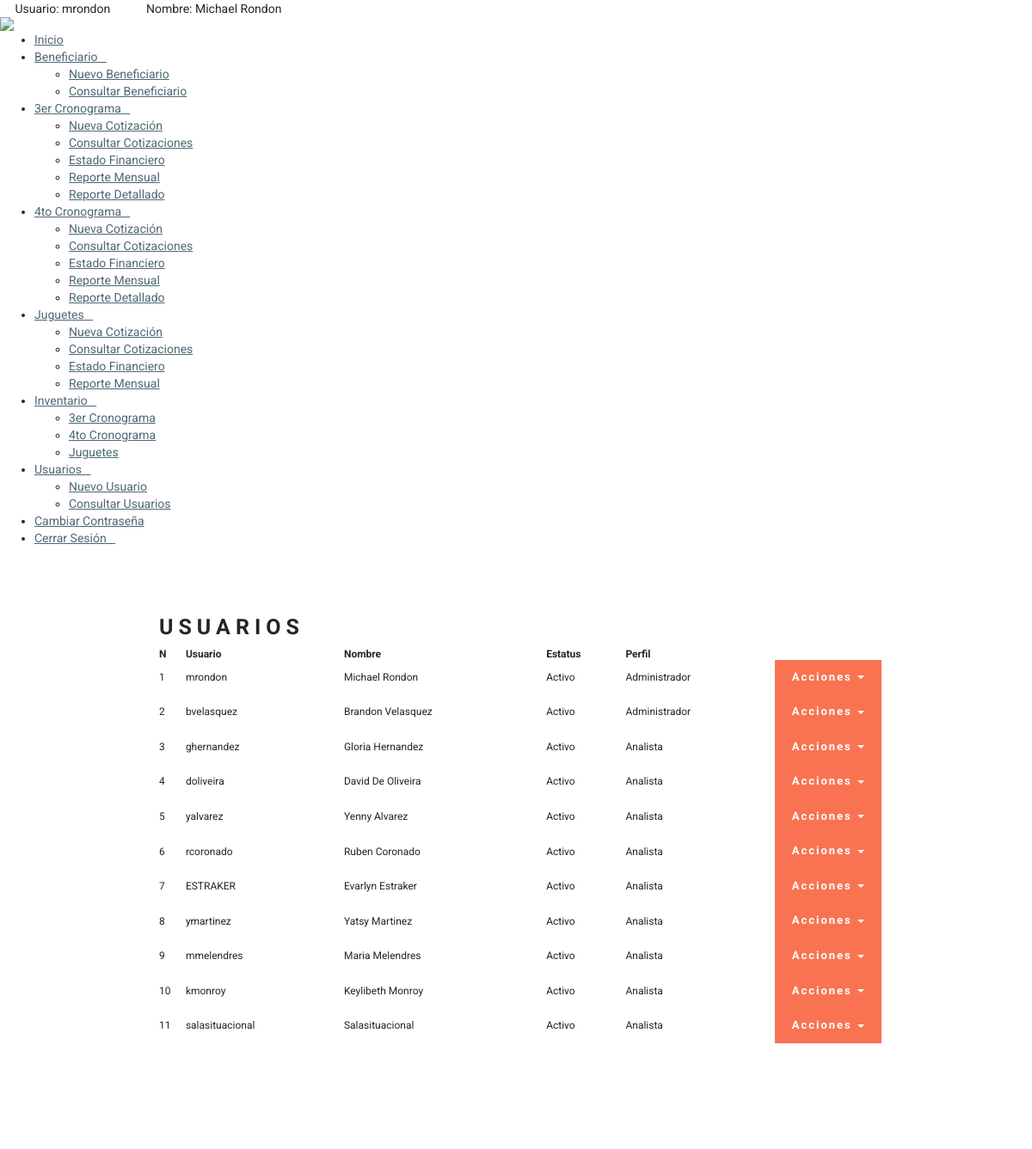
Page /?view=user (signed in) on the committed database.
### tables this page shows
CREATE TABLE `usuarios` (
  `id_usuario` bigint(20) NOT NULL,
  `user` varchar(100) NOT NULL,
  `nombre` varchar(100) NOT NULL,
  `password` varchar(100) NOT NULL,
  `id_status` tinyint(4) NOT NULL,
  `id_perfil` int(11) NOT NULL
);

CREATE TABLE `status` (
  `id_status` int(11) NOT NULL,
  `status` varchar(20) NOT NULL
);

CREATE TABLE `perfiles` (
  `id_perfil` tinyint(4) NOT NULL,
  `perfil` varchar(30) NOT NULL
);

### core/bin/functions/Users.php (called while the page is built, shortened)
<?php
	function Users(){
		$db=new Conexion();
		$sql=$db->query("SELECT * FROM usuarios;");
		if($db->rows($sql)>0){
			while($data=$db->recorrer($sql)){
				$users[$data['id_usuario']]=$data;
			}
		}else{
			$users=$_SESSION['users'];
		}
		return $_SESSION['users'];
	}
?>

### core/core.php (called while the page is built, shortened)
<?php
	require('core/models/classConexion.php');
	require('core/bin/functions/Perfiles.php');
	require('core/bin/functions/Users.php');
	require('core/bin/functions/Status.php');
	$_perfil=Perfiles();
	$_users=Users();
	$_status=Status();
?>

### core/models/classConexion.php (called while the page is built, shortened)
<?php
	class Conexion extends mysqli{
		public function rows($query){
			return mysqli_num_rows($query);
		}
		public function liberar($query){
			return mysqli_free_result($query);
		}
		public function recorrer($query){
			return mysqli_fetch_array($query);
		}
	}
?>

### core/bin/functions/Status.php (called while the page is built, shortened)
<?php
	function Status(){
		$db=new Conexion();
		$sql=$db->query("SELECT * FROM status;");
		if($db->rows($sql)>0){
			while($data=$db->recorrer($sql)){
				$_status[$data['id_status']]=$data;
			}
		}else{
			$_status=false;
		}
		return $_status;
	}
?>

### core/bin/functions/Perfiles.php (called while the page is built, shortened)
<?php
	function Perfiles(){
		$db=new Conexion();
		$sql=$db->query("SELECT * FROM perfiles;");
		if($db->rows($sql)>0){
			while($data=$db->recorrer($sql)){
				$_perfil[$data['id_perfil']]=$data;
			}
		}else{
			$_perfil=false;
		}
		return $_perfil;
	}
?>

### html/user/allUser.php (the view, shortened to what this page needs)
<?php
	include(HTML_DIR."overall/header.php");
	include(HTML_DIR."overall/menu.php");
?>
<body>
	<div class="container-fluid" style="margin-left: 170px; padding-top: 50px;">
		<div class="mbr-header mbr-header--center mbr-header--std-padding">
		    <h2 class="mbr-header__text">USUARIOS</h2>
		</div>
		<table id="tabla" class="display" cellspacing="0" width="100%" style="font-size: 12px;">
			<thead>
				<tr>
					<th>N</th>
					<th>Usuario</th>
					<th>Nombre</th>
					<th>Estatus</th>
					<th>Perfil</th>
					<th></th>
				</tr>
			</thead>
			<tbody>
				<?php
					$contador=1;
					foreach ($_SESSION['users'] as $user) {
						?>
							<tr>
								<td><?php echo $contador;?></td>
								<td><?php echo $user['user'];?></td>
								<td><?php echo $user['nombre'];?></td>
								<td><?php echo $_status[$user['id_status']]['status'];?></td>
								<td><?php echo $_perfil[$user['id_perfil']]['perfil'];?></td>
								<td>
									<div class="dropdown">
	  									<button class="btn btn-danger dropdown-toggle" type="button" id="dropdownMenu1" data-toggle="dropdown" aria-haspopup="true" aria-expanded="true">
	    									Acciones
	    									<span class="caret"></span>
	  									</button>
									</div>
								</td>
							</tr>
						<?php
						$contador++;
					}
				?>
			</tbody>
		</table>
	</div>
	<br><br>
	<?php
		include(HTML_DIR."overall/footer.php");
	?>
</body>
</html>

### index.php
<?php
	require('core/core.php');
	if(isset($_SESSION['app_id'])){
		if(isset($_GET['view'])){
			if(file_exists('core/controllers/'.strtolower($_GET['view']).'Controller.php')){
				include('core/controllers/'.strtolower($_GET['view']).'Controller.php');
			}else{
				include('core/controllers/errorController.php');
			}
		}else{
			include('core/controllers/indexController.php');
		}
	}else{
		include('core/controllers/loginController.php');
	}
?>

### core/controllers/userController.php (shortened to what this page needs)
<?php
	if(isset($_SESSION['app_id']) AND $_users[$_SESSION['app_id']]['id_perfil']==1){
		switch (isset($_GET['mode']) ? $_GET['mode'] : null){
			default:
				include(HTML_DIR.'user/allUser.php');
				break;
		}
	}else{
		header('location: ?view=index');
	}
?>

### html/overall/header.php (shortened to what this page needs)
<head>
	<link rel="stylesheet" href="views/bootstrap/css/bootstrap.css">
	<link rel="stylesheet" href="views/animate.css/animate.min.css">
	<link rel="stylesheet" href="views/mobirise/css/style.css">
	<link rel="stylesheet" href="views/dropdown-menu/style.css">
	<link rel="stylesheet" href="views/mobirise/css/mbr-additional.css" type="text/css">
	<link rel="stylesheet" href="views/app/css/menu.css" type="text/css">
	<link rel="stylesheet" href="views/app/css/format.css" type="text/css">
	<link rel="stylesheet" href="views/fontawesome/css/fonts.css" type="text/css">
	<link rel="stylesheet" href="views/app/css/jquery.dataTables.css">
	<link rel='stylesheet' href='views/app/css/sweetalert.css'>
	<link rel="stylesheet" href="views/mobirise-slider/style.css">
</head>

### html/overall/menu.php (shortened to what this page needs)
<div class="barra">
	<div class="usuario">
		<?php echo "Usuario: ".$_users[$_SESSION['app_id']]['user']."&nbsp;&nbsp;&nbsp;&nbsp;&nbsp;&nbsp;&nbsp;&nbsp;&nbsp;&nbsp;&nbsp;&nbsp;Nombre: ".$_users[$_SESSION['app_id']]['nombre'];?>
	</div>
</div>
<header>
	<nav>
		<div class="logo">
			<img class="foto" src="<?php echo LOGO;?>">
		</div>
		<ul class="menu">
			<li id="inicio"><a href="?view=index" class='navegacion'>Inicio</a></li>
			<li id="submenu1">
				<a class='navegacion'>Beneficiario&nbsp;&nbsp;&nbsp;<i class="fa fa-caret-down flecha" aria-hidden="true"></i></a>
				<ul id="children1">
					<li><a href="?view=beneficiario&mode=add" class='navegacion'>Nuevo Beneficiario</a></li>
					<li><a href="?view=beneficiario" class='navegacion'>Consultar Beneficiario</a></li>
				</ul>
			</li>
			<li id="submenu2">
				<a class='navegacion'>3er Cronograma&nbsp;&nbsp;&nbsp;<i class="fa fa-caret-down flecha" aria-hidden="true"></i></a>
				<ul id="children2">
					<li><a href="?view=3erCronograma&mode=addCotizacion" class='navegacion'>Nueva Cotización</a></li>
					<li><a href="?view=3erCronograma" class='navegacion'>Consultar Cotizaciones</a></li>
					<li><a href="?view=3erCronograma&mode=estadoFinanciero" class='navegacion'>Estado Financiero</a></li>
					<li><a href="?view=3erCronograma&mode=estadoCotizaciones" class='navegacion'>Reporte Mensual</a></li>
					<li><a href="?view=3erCronograma&mode=pdfDetallado" class='navegacion'>Reporte Detallado</a></li>
				</ul>
			</li>
			<li id="submenu4">
				<a class='navegacion'>4to Cronograma&nbsp;&nbsp;&nbsp;<i class="fa fa-caret-down flecha" aria-hidden="true"></i></a>
				<ul id="children4">
					<li><a href="?view=4toCronograma&mode=addCotizacion" class='navegacion'>Nueva Cotización</a></li>
					<li><a href="?view=4toCronograma" class='navegacion'>Consultar Cotizaciones</a></li>
					<li><a href="?view=4toCronograma&mode=estadoFinanciero" class='navegacion'>Estado Financiero</a></li>
					<li><a href="?view=4toCronograma&mode=estadoCotizaciones" class='navegacion'>Reporte Mensual</a></li>
					<li><a href="?view=4toCronograma&mode=pdfDetallado" class='navegacion'>Reporte Detallado</a></li>
				</ul>
			</li>
			<li id="submenu5">
				<a class='navegacion'>Juguetes&nbsp;&nbsp;&nbsp;<i class="fa fa-caret-down flecha" aria-hidden="true"></i></a>
				<ul id="children5">
					<li><a href="?view=Juguetes&mode=addCotizacion" class='navegacion'>Nueva Cotización</a></li>
					<li><a href="?view=Juguetes" class='navegacion'>Consultar Cotizaciones</a></li>
					<li><a href="?view=Juguetes&mode=estadoFinanciero" class='navegacion'>Estado Financiero</a></li>
					<li><a href="?view=Juguetes&mode=estadoCotizaciones" class='navegacion'>Reporte Mensual</a></li>
				</ul>
			</li>
			<?php
				if($_users[$_SESSION['app_id']]['id_perfil']==1 || $_users[$_SESSION['app_id']]['id_perfil']==3 || $_users[$_SESSION['app_id']]['id_perfil']==4){
					?>
						<li id="submenu6">
							<a class='navegacion'>Inventario&nbsp;&nbsp;&nbsp;<i class="fa fa-caret-down flecha" aria-hidden="true"></i></a>
							<ul id="children6">
								<li><a href="?view=inventario&mode=3erCronograma" class='navegacion'>3er Cronograma</a></li>
								<li><a href="?view=inventario&mode=4toCronograma" class='navegacion'>4to Cronograma</a></li>
								<li><a href="?view=inventario&mode=Juguetes" class='navegacion'>Juguetes</a></li>
							</ul>
						</li>
					<?php
				}
				if($_users[$_SESSION['app_id']]['id_perfil']==1){
					?>
						<li id="submenu3">
							<a class='navegacion'>Usuarios&nbsp;&nbsp;&nbsp;<i class="fa fa-caret-down flecha" aria-hidden="true"></i></a>
							<ul id="children3">
								<li><a href="?view=user&mode=add" class='navegacion'>Nuevo Usuario</a></li>
								<li><a href="?view=user" class='navegacion'>Consultar Usuarios</a></li>
							</ul>
						</li>
					<?php
				}
			?>
			<li id="matricula"><a href="?view=pass&mode=change" class='navegacion'>Cambiar Contraseña</a></li>
			<li id="cerrar"><a href="?view=logout" class='navegacion'>Cerrar Sesi&oacute;n&nbsp;&nbsp;&nbsp;<i class="fa fa-power-off" aria-hidden="true"></i></a></li>
		</ul>
	</nav>
</header>

### html/overall/footer.php (shortened to what this page needs)
<footer class="mbr-section mbr-section--relative mbr-section--fixed-size fiex_bottom" id="footer1-8">
    <div class="mbr-section__container container">
        <div class="mbr-footer mbr-footer--wysiwyg row" style="padding-top: 36.900000000000006px; padding-bottom: 36.900000000000006px;">
            <div class="col-sm-12">
            </div>
        </div>
    </div>
</footer>

### rows in the picture
usuarios: user "mrondon", nombre "Michael Rondon", id_status.status "Activo", id_perfil.perfil "Administrador"
usuarios: user "bvelasquez", nombre "Brandon Velasquez", id_status.status "Activo", id_perfil.perfil "Administrador"
usuarios: user "ghernandez", nombre "Gloria Hernandez", id_status.status "Activo", id_perfil.perfil "Analista"
usuarios: user "doliveira", nombre "David De Oliveira", id_status.status "Activo", id_perfil.perfil "Analista"
usuarios: user "yalvarez", nombre "Yenny Alvarez", id_status.status "Activo", id_perfil.perfil "Analista"
usuarios: user "rcoronado", nombre "Ruben Coronado", id_status.status "Activo", id_perfil.perfil "Analista"
usuarios: user "ESTRAKER", nombre "Evarlyn Estraker", id_status.status "Activo", id_perfil.perfil "Analista"
usuarios: user "ymartinez", nombre "Yatsy Martinez", id_status.status "Activo", id_perfil.perfil "Analista"
usuarios: user "mmelendres", nombre "Maria Melendres", id_status.status "Activo", id_perfil.perfil "Analista"
usuarios: user "kmonroy", nombre "Keylibeth Monroy", id_status.status "Activo", id_perfil.perfil "Analista"
usuarios: user "salasituacional", nombre "Salasituacional", id_status.status "Activo", id_perfil.perfil "Analista"
